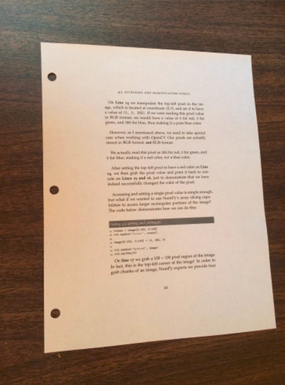
//> input picture 图片扫描/my_scanner-master/test_img/1.png, 285 x 385 px
$ ./main   (built with g++ and OpenCV 4)
//> lines starting //> are read from the running program, lines starting //| are printed output that depends on the picture; after the words box and inside, x2 and y2 are one past the last pixel; in counts of white or black regions, pixels touching at a corner belong together
#include <iostream>
#include <algorithm>
#include "opencv2/highgui/highgui.hpp"
#include "opencv2/imgproc/imgproc.hpp"
#include "opencv2/opencv.hpp"


using namespace std;
using namespace cv;

Mat srcimg;//原图像
Mat grayimg;//灰度图
Mat gaussimg;//高斯图
Mat dilimg;//膨胀图
Mat cannyimg;//Canny图

cv::Point2f computeIntersect(cv::Vec4i a, cv::Vec4i b)
{
	int x1 = a[0], y1 = a[1], x2 = a[2], y2 = a[3];
	int x3 = b[0], y3 = b[1], x4 = b[2], y4 = b[3];

	if (float d = ((float)(x1 - x2) * (y3 - y4)) - ((y1 - y2) * (x3 - x4)))
	{
		cv::Point2f pt;
		pt.x = ((x1*y2 - y1 * x2) * (x3 - x4) - (x1 - x2) * (x3*y4 - y3 * x4)) / d;
		pt.y = ((x1*y2 - y1 * x2) * (y3 - y4) - (y1 - y2) * (x3*y4 - y3 * x4)) / d;
		return pt;
	}
	else
		return cv::Point2f(-1, -1);
}

bool IsBadLine(int a, int b)
{
	if (a * a + b * b < 100)
	{
		return true;
	}
	else
	{
		return false;
	}
}
bool x_sort(const Point2f & m1, const Point2f & m2)
{
	return m1.x < m2.x;
}
void sortCorners(std::vector<cv::Point2f>& corners, cv::Point2f center)
{
	std::vector<cv::Point2f>top, bot;
	vector<Point2f> backup = corners;
	sort(corners.begin(), corners.end(), x_sort);
	for (int i = 0; i < corners.size(); i++)
	{
		if (corners[i].y < center.y && top.size() < 2)    //这里的小于2是为了避免三个顶点都在top的情况
			top.push_back(corners[i]);
		else
			bot.push_back(corners[i]);
	}
	corners.clear();
	if (top.size() == 2 && bot.size() == 2)
	{
		//cout << "log" << endl;
		cv::Point2f tl = top[0].x > top[1].x ? top[1] : top[0];
		cv::Point2f tr = top[0].x > top[1].x ? top[0] : top[1];
		cv::Point2f bl = bot[0].x > bot[1].x ? bot[1] : bot[0];
		cv::Point2f br = bot[0].x > bot[1].x ? bot[0] : bot[1];
		corners.push_back(tl);
		corners.push_back(tr);
		corners.push_back(br);
		corners.push_back(bl);
	}
	else
	{
		corners = backup;
	}
}
int g_dst_hight;  //最终图像的高度
int g_dst_width; //最终图像的宽度

void CalcDstSize(const vector<cv::Point2f>& corners)
{
	int h1 = sqrt((corners[0].x - corners[3].x)*(corners[0].x - corners[3].x) + (corners[0].y - corners[3].y)*(corners[0].y - corners[3].y));
	int h2 = sqrt((corners[1].x - corners[2].x)*(corners[1].x - corners[2].x) + (corners[1].y - corners[2].y)*(corners[1].y - corners[2].y));
	g_dst_hight = MAX(h1, h2);

	int w1 = sqrt((corners[0].x - corners[1].x)*(corners[0].x - corners[1].x) + (corners[0].y - corners[1].y)*(corners[0].y - corners[1].y));
	int w2 = sqrt((corners[2].x - corners[3].x)*(corners[2].x - corners[3].x) + (corners[2].y - corners[3].y)*(corners[2].y - corners[3].y));
	g_dst_width = MAX(w1, w2);
}
int main()
{
	srcimg = imread("1.png");//读取原图
//> srcimg is the input picture: 385 rows x 285 cols, CV_8UC3; mean B, G, R 120.9, 139.4, 163.5

	Mat source = srcimg.clone();
	Mat bkup = srcimg.clone();
	Mat img = srcimg.clone();

	cvtColor(img,grayimg,CV_RGB2GRAY);//灰度化
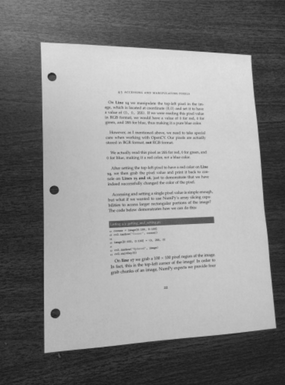
//> grayimg: 385 rows x 285 cols, CV_8UC1; min 25, max 225, mean 136.6
	GaussianBlur(grayimg, gaussimg, Size(5, 5), 0, 0);//高斯滤波
	Mat element = getStructuringElement(MORPH_RECT,Size(3,3)); //获取自定义核
	//MORPH_RECT表示矩形的卷积核

	dilate(gaussimg,dilimg,element);//膨胀
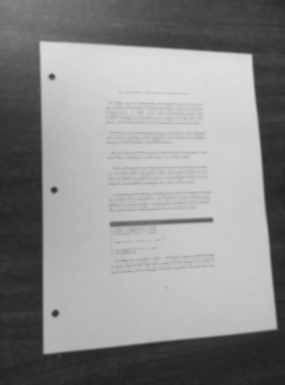
//> dilimg: 385 rows x 285 cols, CV_8UC1; min 33, max 221, mean 140.5
	Canny(dilimg, cannyimg, 30, 120, 3);//边缘提取
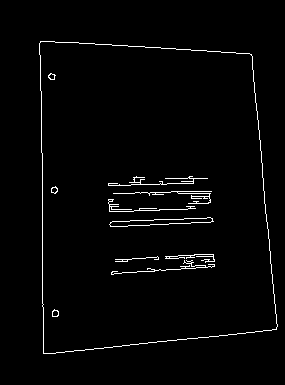
//> cannyimg: 385 rows x 285 cols, CV_8UC1; 2.1% white in thin lines or dots, all inside (x1, y1, x2, y2) = (39, 41, 278, 354)
	imshow("边缘图",cannyimg);

	//轮廓查找
	vector<vector<Point> > contours;
	vector<vector<Point> > f_contours;
	std::vector<cv::Point> approx2;
	//CV_RETR_EXTERNAL，只检索外框
	findContours(cannyimg,f_contours,CV_RETR_EXTERNAL,CV_CHAIN_APPROX_NONE);
//> f_contours = 1 contour; box (x1, y1, x2, y2) and area: (39, 41, 278, 354) 65588
	//求出面积大的轮廓
	int max_area = 0;
	int index;
	for (int i = 0; i <f_contours.size(); i++)
	{
		double tmparea = fabs(contourArea(f_contours[i]));
		if (tmparea>max_area)
		{
			index = i;
			max_area = tmparea;
		}
	}
//> this loop made 1 pass
//> (tmparea, max_area) on pass 1: (65588.5, 65588)
//> after the loop, index = 0; max_area = 65588
	contours.push_back(f_contours[index]);//存取最大面积的轮廓
//> contours has the same summary as f_contours
	vector<Point> tmp = contours[0];
//> tmp = contour of 1031 points, box (x1, y1, x2, y2) (39, 41, 278, 354), area 65588
	//找到轮廓的四个点
	cv::Point2f center(0, 0);
	for (int i = 0; i <=3; i++)
	{
		Mat black = cannyimg.clone();
		black.setTo(0);
		drawContours(black,contours,0,Scalar(255),i);
		imshow("show contours",black);
		std::vector<Vec4i> lines;
		std::vector<cv::Point2f> corners;
		std::vector<cv::Point2f> approx;
		int para = 10;
		int flag = 0;
		int round = 0;
		for (; para < 300; para++)
		{
			cout << "round: " << ++round << endl;
			lines.clear();
			corners.clear();
			approx.clear();
			center = Point2f(0, 0);

			cv::HoughLinesP(black, lines, 1, CV_PI / 180, para, 30, 10);
			//过滤距离太近的直线
			std::set<int>ErasePt;
			for (int i = 0; i < lines.size(); i++)
			{
				for (int j = i + 1; j < lines.size(); j++)
				{
					if (IsBadLine(abs(lines[i][0] - lines[j][0]),
						abs(lines[i][1] - lines[j][1])) && (IsBadLine(abs(lines[i][2] - lines[j][2]),
							abs(lines[i][3] - lines[j][3]))))
					{
						ErasePt.insert(j);//将该坏线加入集合
					}
				}
			}
				int Num = lines.size();
				while (Num != 0)
				{
					std::set<int>::iterator j = ErasePt.find(Num);
					if (j != ErasePt.end())
					{
						lines.erase(lines.begin() + Num - 1);
					}
					Num--;
				}
				//计算直线的交点，保存在图像范围内的部分
				for (int i = 0; i < lines.size(); i++)
				{
					for (int j = i + 1; j < lines.size(); j++)
					{
						cv::Point2f pt = computeIntersect(lines[i], lines[j]);
						if (pt.x >= 0 && pt.y >= 0 && pt.x <= srcimg.cols && pt.y <= srcimg.rows)             //保证交点在图像的范围之内
							corners.push_back(pt);
					}
				}
				if (lines.size() != 4&&corners.size()!=4)
				{
					continue;
				}
				bool IsGoodPoints = true;

				//保证点与点的距离足够大以排除错误点
				for (int i = 0; i < corners.size(); i++)
				{
					for (int j = i + 1; j < corners.size(); j++)
					{
						int distance = sqrt((corners[i].x - corners[j].x)*(corners[i].x - corners[j].x) + (corners[i].y - corners[j].y)*(corners[i].y - corners[j].y));
						if (distance < 5)
						{
							IsGoodPoints = false;
						}
					}
				}

				if (!IsGoodPoints) continue;
				//这四个点构成不了四边形我们排除
				cv::approxPolyDP(cv::Mat(corners), approx, cv::arcLength(cv::Mat(corners), true) * 0.02, true);

				if (lines.size() == 4 && corners.size() == 4 && approx.size() == 4)
				{
					flag = 1;
					break;
				}
			}
			for (int i = 0; i < corners.size(); i++)
			{
				center += corners[i];
			}
			if (flag)
			{
				cout << "we found it!" << endl;
				cv::circle(bkup, corners[0], 3, CV_RGB(255, 0, 0), -1);
				cv::circle(bkup, corners[1], 3, CV_RGB(0, 255, 0), -1);
				cv::circle(bkup, corners[2], 3, CV_RGB(0, 0, 255), -1);
				cv::circle(bkup, corners[3], 3, CV_RGB(255, 255, 255), -1);
				cv::circle(bkup, center, 3, CV_RGB(255, 0, 255), -1);
				imshow("backup", bkup);
				sortCorners(corners, center);
				CalcDstSize(corners);
				//透射变换
				cv::Mat quad = cv::Mat::zeros(g_dst_hight, g_dst_width, CV_8UC3);
				std::vector<cv::Point2f> quad_pts;
				quad_pts.push_back(cv::Point2f(0, 0));
				quad_pts.push_back(cv::Point2f(quad.cols, 0));
				quad_pts.push_back(cv::Point2f(quad.cols, quad.rows));
				quad_pts.push_back(cv::Point2f(0, quad.rows));
				cv::Mat transmtx = cv::getPerspectiveTransform(corners, quad_pts);
				cv::warpPerspective(source, quad, transmtx, quad.size());
				imshow("find", bkup);
				cv::imshow("quadrilateral", quad);
			}
	}
//> this loop made 4 passes
//> (para, round, center, h1 in CalcDstSize, h2 in CalcDstSize, g_dst_hight in CalcDstSize, w1 in CalcDstSize, w2 in CalcDstSize) on passes 1 to 4: (65, 56, Point(611.7, 776), 365, 372, 372, 313, 276), (65, 56, Point(611.7, 776), 365, 372, 372, 313, 276), (193, 184, Point(611.7, 774), 213, 233, 233, 311, 276), (202, 193, Point(612.6, 777.1), 211, 236, 236, 311, 273)
//> pass 1, `imshow("show contours",black);`:
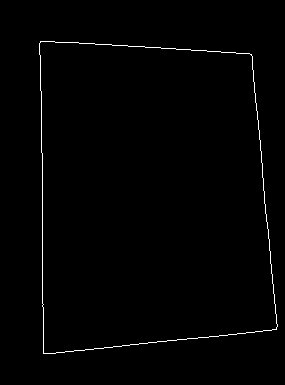
//> window 'show contours': 385 rows x 285 cols, CV_8UC1; 0.94% white in thin lines or dots, all inside (x1, y1, x2, y2) = (39, 41, 278, 354)
//> pass 1, `cv::warpPerspective(source, quad, transmtx, quad.size());`:
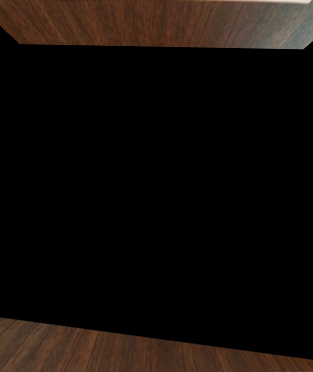
//> quad: 372 rows x 313 cols, CV_8UC3; mean B, G, R 9.1, 12.4, 18
//> after the loop:
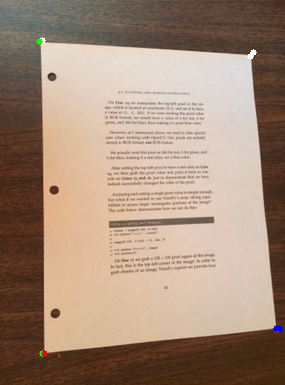
//> bkup: 385 rows x 285 cols, CV_8UC3; 0.18% of pixels changed, all inside (x1, y1, x2, y2) = (36, 37, 283, 357)

	waitKey();
	return 0;
}
